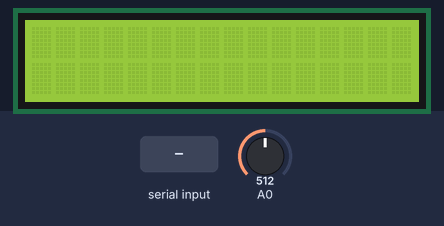
This sketch was run on a simulated Arduino Uno, built with avr-gcc and run on an emulated ATmega328P. On the bench: 16×2 character LCD. Inputs (shaded band) come from the test bench; at power-on: A0 = 512. What the sketch prints to the serial monitor is not drawn.

Above: at 1.2 s.
1.3 s: "90,45\n" received over Serial
At 2.3 s:
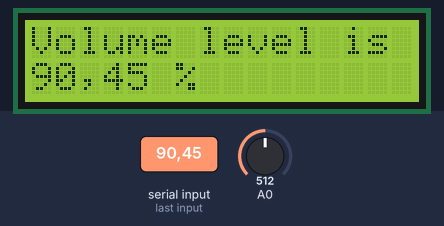
2.8 s: "30,150\n" received over Serial
At 3.5 s:
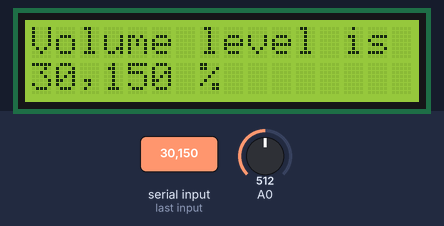
Timing chart, 0 to 5.8 s (numbered marks = the images above; inputs shaded):
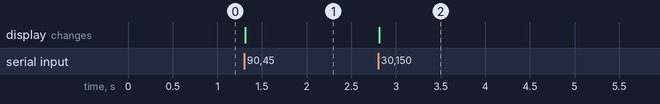

The sketch:

volumeFirmware.ino
```cpp
#include <LiquidCrystal.h>

int D7_pin = 4;
int D6_pin = 5;
int D5_pin = 6;
int D4_pin =  7;
int EN_pin = 11;
int RS_pin = 12;
int volumeValue = -1;
LiquidCrystal lcd(RS_pin, EN_pin, D4_pin, D5_pin, D6_pin, D7_pin);

void setup(){
  Serial.begin(9600);
  lcd.begin(16, 2);
}

void loop(){
    int analogInput = analogRead(A0);
    if(volumeValue != analogInput){
       volumeValue = analogInput;
       Serial.println(volumeValue);
    }
    if (Serial.available() > 0) {
    // Lee el byte recibido
      String inputString = Serial.readStringUntil('\n');
      int inputValue = inputString.toInt();

	 // Prints the received value in the LCD
      lcd.clear();
      lcd.print("Volume level is at:");
      lcd.setCursor(0, 1);
      lcd.print(inputString + " %");
    }

}
```

Measured:
- after the input at 1.3 s, the display: changes at once (image 1)
- after the input at 2.8 s, the display: changes at once (image 2)
